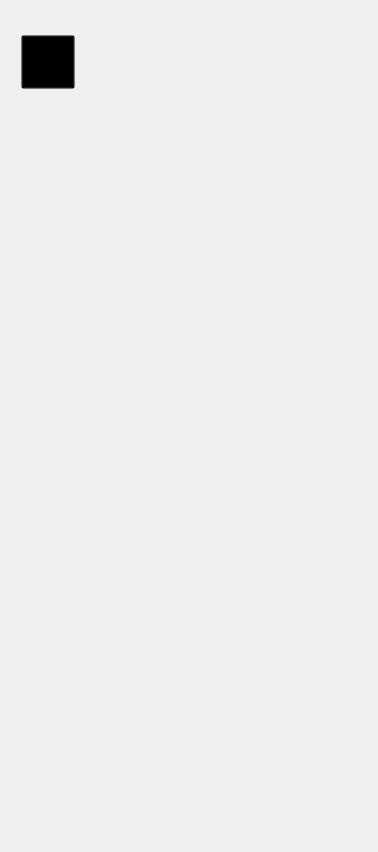
<?xml version="1.0" encoding="UTF-8"?>
<ui version="4.0">
 <class>MainWindow</class>
 <widget class="QMainWindow" name="MainWindow">
  <property name="geometry">
   <rect>
    <x>0</x>
    <y>0</y>
    <width>378</width>
    <height>852</height>
   </rect>
  </property>
  <property name="windowTitle">
   <string>MainWindow</string>
  </property>
  <widget class="QWidget" name="centralwidget">
   <widget class="QScrollArea" name="scrollArea">
    <property name="geometry">
     <rect>
      <x>-21</x>
      <y>-12</y>
      <width>416</width>
      <height>866</height>
     </rect>
    </property>
    <property name="frameShape">
     <enum>QFrame::NoFrame</enum>
    </property>
    <property name="verticalScrollBarPolicy">
     <enum>Qt::ScrollBarAlwaysOn</enum>
    </property>
    <property name="horizontalScrollBarPolicy">
     <enum>Qt::ScrollBarAlwaysOff</enum>
    </property>
    <property name="widgetResizable">
     <bool>true</bool>
    </property>
    <widget class="QWidget" name="scrollAreaWidgetContents">
     <property name="geometry">
      <rect>
       <x>0</x>
       <y>0</y>
       <width>417</width>
       <height>2384</height>
      </rect>
     </property>
     <layout class="QFormLayout" name="formLayout">
      <item row="0" column="1">
       <widget class="QLabel" name="label">
        <property name="minimumSize">
         <size>
          <width>393</width>
          <height>2366</height>
         </size>
        </property>
        <property name="styleSheet">
         <string notr="true">border-image: url(:/bg/Feature Page (1).png);</string>
        </property>
        <property name="text">
         <string/>
        </property>
       </widget>
      </item>
     </layout>
    </widget>
   </widget>
   <widget class="QPushButton" name="backButton">
    <property name="geometry">
     <rect>
      <x>21</x>
      <y>35</y>
      <width>54</width>
      <height>54</height>
     </rect>
    </property>
    <property name="styleSheet">
     <string notr="true">
background:none;
background-color:transparent;</string>
    </property>
    <property name="text">
     <string/>
    </property>
   </widget>
  </widget>
 </widget>
 <resources>
  <include location="image/food.qrc"/>
 </resources>
 <connections/>
</ui>
